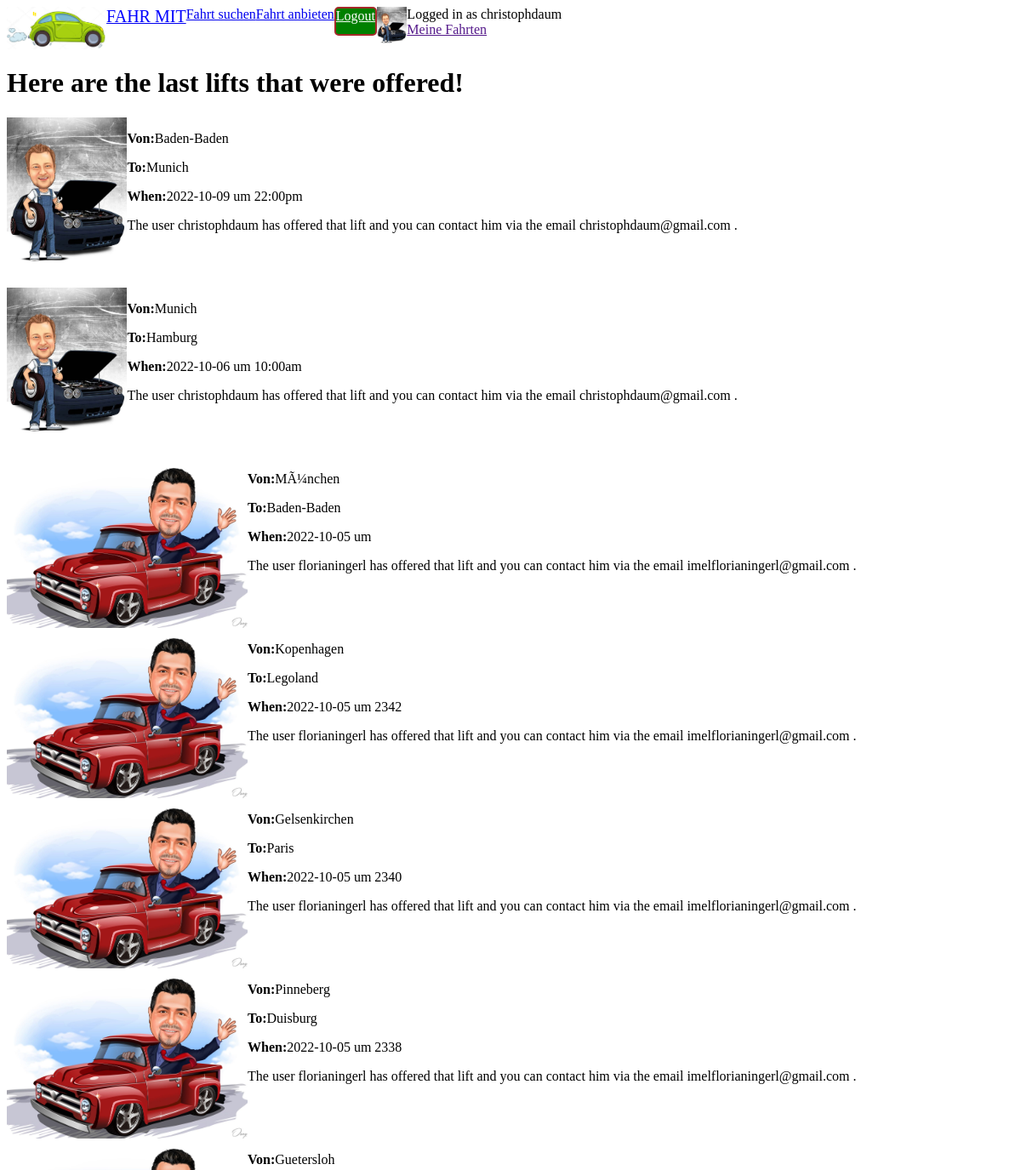
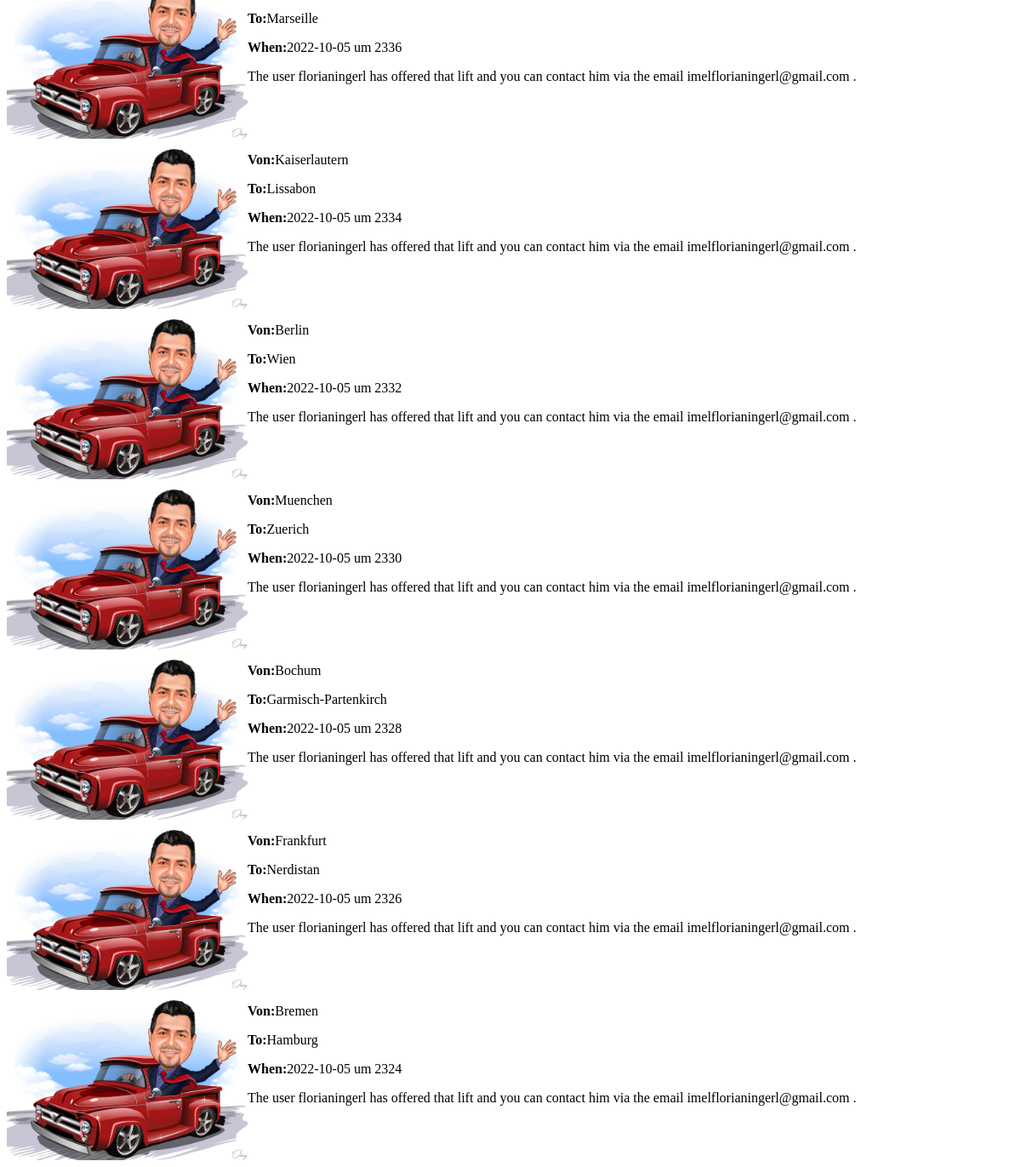
The app's page / (signed in) with its own data (2 pictures, top to bottom).
### tables this page shows
CREATE TABLE IF NOT EXISTS `fahrten` (
  `fahrtennummer` int(11) NOT NULL AUTO_INCREMENT,
  `zeit` varchar(200) DEFAULT NULL,
  `von` varchar(200) DEFAULT NULL,
  `nach` varchar(200) DEFAULT NULL,
  `plaetze` int(11) DEFAULT NULL,
  `userid` int(10) DEFAULT NULL,
  `datum` date NOT NULL,
  PRIMARY KEY (`fahrtennummer`)
);

CREATE TABLE IF NOT EXISTS `users` (
  `id` int(10) UNSIGNED NOT NULL AUTO_INCREMENT,
  `username` varchar(300) NOT NULL,
  `email` varchar(300) NOT NULL,
  `password` varchar(50) NOT NULL,
  PRIMARY KEY (`id`)
);

### imageutils.php (called while the page is built, shortened)
<?php
function getImageFromUsername($username){
    $dir = "assets/img/users/";
    if(file_exists( $dir . $username . ".png")){
        return  $dir . $username . ".png";
    }
    else if (file_exists($dir . $username . ".jpg") ) {
        return $dir . $username . ".jpg";
    }
}
function getImageFromId($conn, $id){
    $sql = "select username from users where id = $id";
    $stmt = $conn->prepare($sql);
    $stmt->execute();
    $stmt->setFetchMode(PDO::FETCH_ASSOC);
    $result = $stmt->fetchAll();
    return getImageFromUsername($result[0]['username']);
}
function getUserFromId($conn, $id){
    $sql = "select * from users where id = $id";
    $stmt = $conn->prepare($sql);
    $stmt->execute();
    $stmt->setFetchMode(PDO::FETCH_ASSOC);
    $result = $stmt->fetchAll();
    return $result[0];
}
?>

### index.php (the view, shortened to what this page needs)
<html>
<head>
</head>
<body>
    <?php
    include_once("header.php");
    include_once("imageutils.php");
    ?>
    <h1>Here are the last lifts that were offered!</h1>
    <?php
    $stmt = $conn->prepare("SELECT * FROM fahrten order by datum desc");
    $stmt->execute();
    $stmt->setFetchMode(PDO::FETCH_ASSOC);
    $result = $stmt->fetchAll();
    for ($i = 0; $i < count($result); $i++) { ?>
        <div style="display:flex; flex-direction: row;">
            <img src="<?php echo getImageFromId($conn, $result[$i]['userid']); ?>" height="200px"></img>
            <div>
                <p><span style="font-weight:bold;">Von:</span><?php echo $result[$i]["von"]; ?> </p>
                <p><span style="font-weight:bold;">To:</span><?php echo $result[$i]["nach"]; ?> </p>
                <p><span style="font-weight:bold;">When:</span><?php echo $result[$i]["datum"] . " um " . $result[$i]["zeit"]; ?> </p>
                <?php
                $id = $result[$i]['userid'];
                $user = getUserFromId($conn, $id);
                ?>
                <p>
                    The user <?php echo $user['username']; ?> has offered that lift and you can contact him via the email <?php echo $user['email']; ?> . </p>
            </div>
        </div>
    <?php
    }
    ?>
</body>
</html>

### records on screen
fahrten: userid.username (picture), von "Baden-Baden", nach "Munich", datum "2022-10-09", zeit "22:00pm", userid.username "christophdaum", userid.email "christophdaum@gmail.com"
fahrten: userid.username (picture), von "Munich", nach "Hamburg", datum "2022-10-06", zeit "10:00am", userid.username "christophdaum", userid.email "christophdaum@gmail.com"
fahrten: userid.username (picture), von "MÃ¼nchen", nach "Baden-Baden", datum "2022-10-05", userid.username "florianingerl", userid.email "imelflorianingerl@gmail.com"
fahrten: userid.username (picture), von "Kopenhagen", nach "Legoland", datum "2022-10-05", zeit "2342", userid.username "florianingerl", userid.email "imelflorianingerl@gmail.com"
fahrten: userid.username (picture), von "Gelsenkirchen", nach "Paris", datum "2022-10-05", zeit "2340", userid.username "florianingerl", userid.email "imelflorianingerl@gmail.com"
fahrten: userid.username (picture), von "Pinneberg", nach "Duisburg", datum "2022-10-05", zeit "2338", userid.username "florianingerl", userid.email "imelflorianingerl@gmail.com"
fahrten: userid.username (picture), von "Guetersloh", nach "Marseille", datum "2022-10-05", zeit "2336", userid.username "florianingerl", userid.email "imelflorianingerl@gmail.com"
fahrten: userid.username (picture), von "Kaiserlautern", nach "Lissabon", datum "2022-10-05", zeit "2334", userid.username "florianingerl", userid.email "imelflorianingerl@gmail.com"
fahrten: userid.username (picture), von "Berlin", nach "Wien", datum "2022-10-05", zeit "2332", userid.username "florianingerl", userid.email "imelflorianingerl@gmail.com"
fahrten: userid.username (picture), von "Muenchen", nach "Zuerich", datum "2022-10-05", zeit "2330", userid.username "florianingerl", userid.email "imelflorianingerl@gmail.com"
fahrten: userid.username (picture), von "Bochum", nach "Garmisch-Partenkirch", datum "2022-10-05", zeit "2328", userid.username "florianingerl", userid.email "imelflorianingerl@gmail.com"
fahrten: userid.username (picture), von "Frankfurt", nach "Nerdistan", datum "2022-10-05", zeit "2326", userid.username "florianingerl", userid.email "imelflorianingerl@gmail.com"
fahrten: userid.username (picture), von "Bremen", nach "Hamburg", datum "2022-10-05", zeit "2324", userid.username "florianingerl", userid.email "imelflorianingerl@gmail.com"

### other values on screen
$_SESSION['loggedUser']['username'] "christophdaum"
